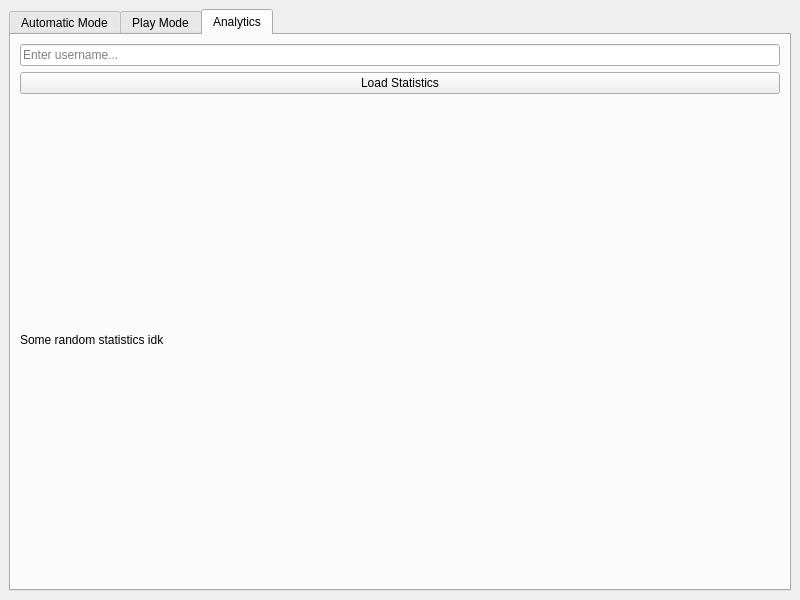
<?xml version="1.0" encoding="UTF-8"?>
<ui version="4.0">
 <class>MainWindow</class>
 <widget class="QMainWindow" name="MainWindow">
  <property name="geometry">
   <rect>
    <x>0</x>
    <y>0</y>
    <width>800</width>
    <height>600</height>
   </rect>
  </property>
  <property name="windowTitle">
   <string>Word Ladder Game</string>
  </property>
  <widget class="QWidget" name="centralwidget">
   <layout class="QVBoxLayout" name="verticalLayout">
    <item>
     <widget class="QTabWidget" name="tabWidget">
      <property name="currentIndex">
       <number>2</number>
      </property>
      <widget class="QWidget" name="automaticTab">
       <attribute name="title">
        <string>Automatic Mode</string>
       </attribute>
       <layout class="QVBoxLayout" name="verticalLayoutAuto">
        <item>
         <widget class="QComboBox" name="startCombo"/>
        </item>
        <item>
         <widget class="QComboBox" name="targetCombo"/>
        </item>
        <item>
         <widget class="QPushButton" name="solveButton">
          <property name="text">
           <string>Solve</string>
          </property>
         </widget>
        </item>
        <item>
         <widget class="QListWidget" name="resultList"/>
        </item>
       </layout>
      </widget>
      <widget class="QWidget" name="playTab">
       <attribute name="title">
        <string>Play Mode</string>
       </attribute>
       <layout class="QVBoxLayout" name="verticalLayoutPlay">
        <item>
         <widget class="QLineEdit" name="nameInput"/>
        </item>
        <item>
         <widget class="QComboBox" name="wordLengthCombo"/>
        </item>
        <item>
         <widget class="QPushButton" name="startGameButton">
          <property name="text">
           <string>Start Game</string>
          </property>
         </widget>
        </item>
        <item>
         <widget class="QLabel" name="currentWordLabel">
          <property name="text">
           <string>Current Word</string>
          </property>
         </widget>
        </item>
        <item>
         <widget class="QLineEdit" name="nextWordInput"/>
        </item>
        <item>
         <widget class="QPushButton" name="submitButton">
          <property name="text">
           <string>Submit</string>
          </property>
         </widget>
        </item>
        <item>
         <widget class="QListWidget" name="moveList"/>
        </item>
        <item>
         <widget class="QPushButton" name="hintButton">
          <property name="text">
           <string>Hint</string>
          </property>
         </widget>
        </item>
        <item>
         <widget class="QLabel" name="hintLabel">
          <property name="text">
           <string>Hint appears here</string>
          </property>
         </widget>
        </item>
        <item>
         <widget class="QLabel" name="stepsRemainingLabel">
          <property name="text">
           <string>Words left: ?</string>
          </property>
         </widget>
        </item>
       </layout>
      </widget>
      <widget class="QWidget" name="analyticsTab">
       <attribute name="title">
        <string>Analytics</string>
       </attribute>
       <layout class="QVBoxLayout" name="verticalLayoutAnalytics">
        <item>
         <widget class="QLineEdit" name="analyticsNameInput">
          <property name="placeholderText">
           <string>Enter username...</string>
          </property>
         </widget>
        </item>
        <item>
         <widget class="QPushButton" name="analyticsLoadButton">
          <property name="text">
           <string>Load Statistics</string>
          </property>
         </widget>
        </item>
        <item>
         <widget class="QLabel" name="analyticsResultsLabel">
          <property name="text">
           <string>Some random statistics idk</string>
          </property>
         </widget>
        </item>
       </layout>
      </widget>
     </widget>
    </item>
   </layout>
  </widget>
 </widget>
 <resources/>
 <connections/>
</ui>
